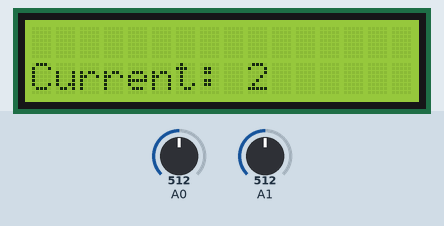
Simulated run of this sketch. Board: Arduino Uno, built with avr-gcc and run on an emulated ATmega328P. Parts: 16×2 character LCD. The test bench sets the inputs (shaded band); at power-on: A0 = 512, A1 = 512.

Above: at 1.2 s.
1.3 s: A0 set to 716
At 2.2 s:
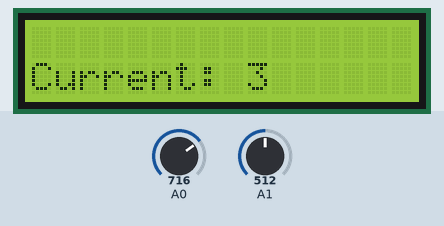
4.3 s: A1 set to 716
7.3 s: A0 set to 900
At 8.3 s:
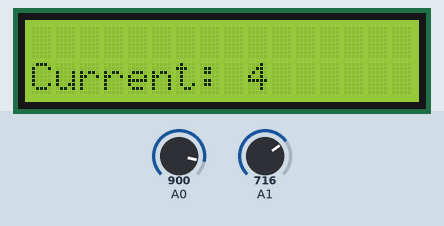
8.8 s: A0 set to 1023
At 9.3 s:
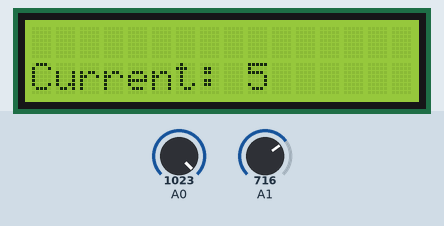
11.8 s: A1 set to 900
14.8 s: A0 set to 511
At 15.4 s:
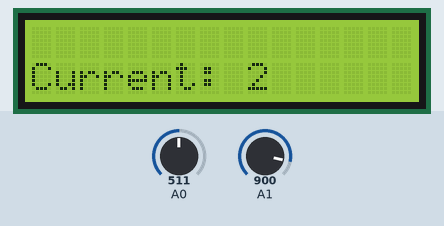
Timing chart, 0 to 17.8 s (numbered marks = the images above; inputs shaded):
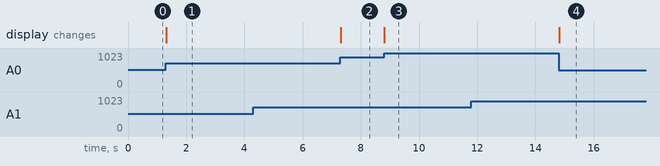

The sketch:

RemoteUnitCode.ino
```cpp
#include <LiquidCrystal.h>
//#include <radiofile.h>
int setP;
int currentTemp;
LiquidCrystal lcd(12,11,5,4,3,2);
// temperature sensor on pin 0
// potentiometer on pin 1
// lcd on pins 12,11,5,4,3,2

void setup() {
  // initialize 2.4 GHZ module
  // initialize screen
  lcd.begin(16,2);
}

void loop(){
  checkTemp();
  writeScreen();
  sendData();
}

void sendData() {
  // transmit data to receiver unit
}
void checkTemp() {
  // check real temperature
  // change setpoint to temperature
  currentTemp = analogRead(0) * 5 / 1023;
  // check setpoint from potentiometer
  setP = analogRead(1) * 5 / 1023;

}
void writeScreen() {
  // write current temperature and setpoint to screen
  lcd.setCursor(0,1);
  lcd.print("Setp: ");
  lcd.print(setP);
  lcd.setCursor(0,2);
  lcd.print("Current: ");
  lcd.print(currentTemp);
}
```

Measured:
- after the input at 1.3 s, the display: changes at once (image 1)
- after the input at 4.3 s, every drawn part: stays the same
- after the input at 7.3 s, the display: changes at once (image 2)
- after the input at 8.8 s, the display: changes at once (image 3)
- after the input at 11.8 s, every drawn part: stays the same
- after the input at 14.8 s, the display: changes at once (image 4)
